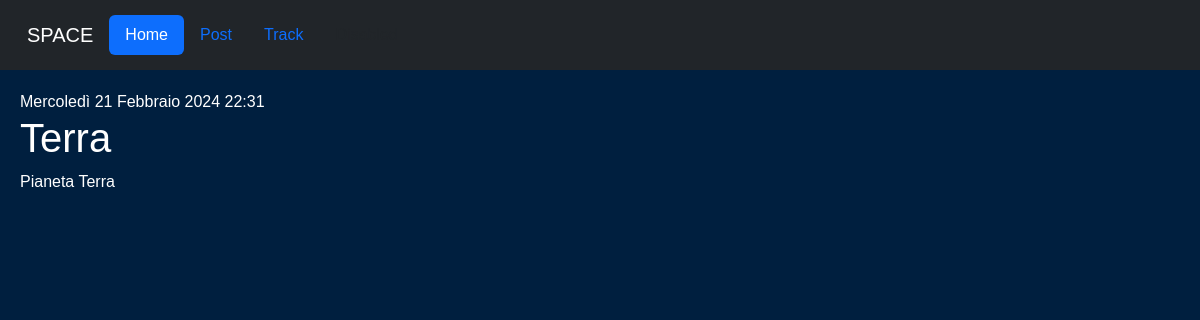
/post/1/, run on an earlier commit of the app's database.
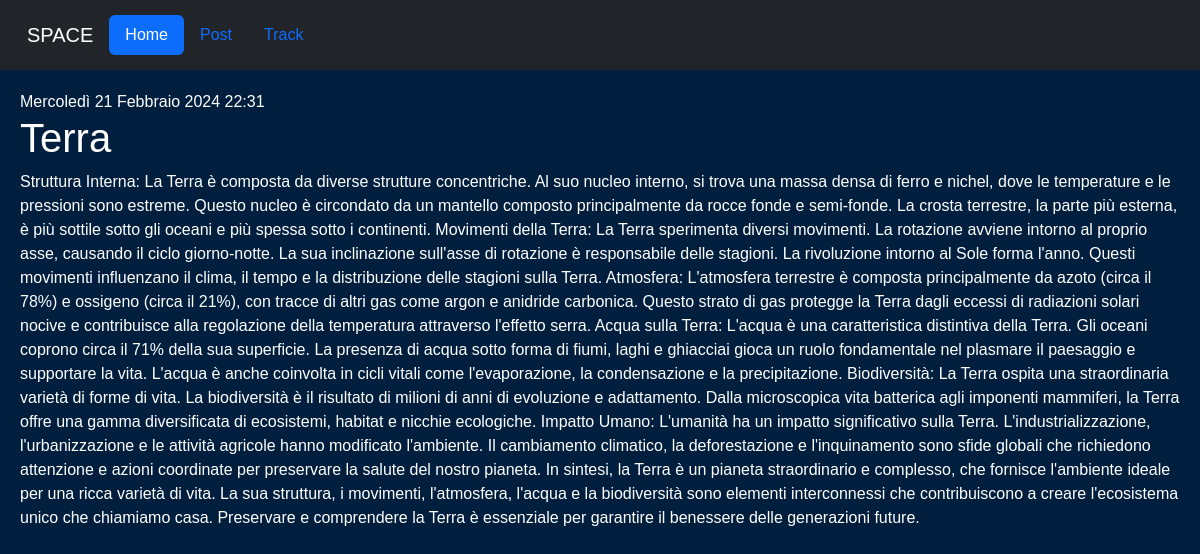
And on a later commit of the database.
### blog/models.py (models this page shows, shortened)
class Post(models.Model):
    author = models.ForeignKey('auth.User', on_delete=models.CASCADE)
    title = models.CharField(max_length=120)
    description = models.TextField()
    created_date = models.DateTimeField(default=timezone.now)
    published_date = models.DateTimeField(blank=True, null=True)

### blog/views.py (the view)
# urls.py: path('post/<int:pk>/', views.post_detail, name='post_detail'),
def post_detail(request, pk):
    post = get_object_or_404(Post, pk=pk)
    return render(request, 'blog/post_detail.html', {'post': post})

### blog/templates/blog/post_detail.html
{% extends 'base.html' %}
{% block content %}
    <div class="post">
        {% if post.published_date %}
            <div class="date">
                {{ post.published_date }}
            </div>
        {% endif %}
        <h1>{{ post.title }}</h1>
        <p>{{ post.description }}</p>
    </div>
{% endblock %}

### templates/base.html (shortened to what this page needs)
{% load static %}
<!doctype html>
<html lang="it" color-scheme="dark">
<head>
    <link href="https://cdn.jsdelivr.net/npm/bootstrap@5.3.3/dist/css/bootstrap.min.css" rel="stylesheet"
>
	<link rel="stylesheet" href="{% static 'css/home.css' %}">
</head>
<body>
    <nav class="navbar navbar-expand-lg navbar-dark bg-dark">
        <div class="container-fluid">
            <a class="navbar-brand" href="#">SPACE</a>
            <div class="collapse navbar-collapse" id="navbarNav">
                <ul class="nav nav-pills">
                    <li class="nav-item">
                        <a class="nav-link active" aria-current="page" href="{% url 'index' %}">Home</a>
                    </li>
                    <li class="nav-item">
                        <a class="nav-link" href="{% url 'post_list' %}">Post</a>
                    </li>
                    <li class="nav-item">
                        <a class="nav-link" href="https://www.meteoplanet.it/stazione-spaziale">Track</a>
                    </li>
                    <li class="nav-item">
                        <a class="nav-link disabled" aria-disabled="true">Disabled</a>
                    </li>
                </ul>
            </div>
        </div>
    </nav>
    <div class="contenuto">
        {% block content %}
        {% endblock content %}
	</div>
</body>
</html>

### static/css/home.css (style rules this page uses)
body { background-color: #001f3f; margin: 0; font-family: Arial, sans-serif; color: #ffffff; }
.contenuto { margin: 20px; }
.navbar { background-color: #333; color: white; padding: 15px; }

What changed in the data, as far as the page shows it:
changed Post "Terra": description "Pianeta Terra" → "Struttura Interna: La Terra è composta da diverse strutture concentriche. Al suo nucleo interno, si trova una massa densa di ferro e nichel, dove le temperature e le pressioni sono estreme. Questo nucleo è circondato da un mantello composto principalmente da rocce fonde e semi-fonde. La crosta terrestre, la parte più esterna, è più sottile sotto gli oceani e più spessa sotto i continenti. Movimenti della Terra: La Terra sperimenta diversi movimenti. La rotazione avviene intorno al proprio asse, causando il ciclo giorno-notte. La sua inclinazione sull'asse di rotazione è responsabile delle stagioni. La rivoluzione intorno al Sole forma l'anno. Questi movimenti influenzano il clima, il tempo…"
